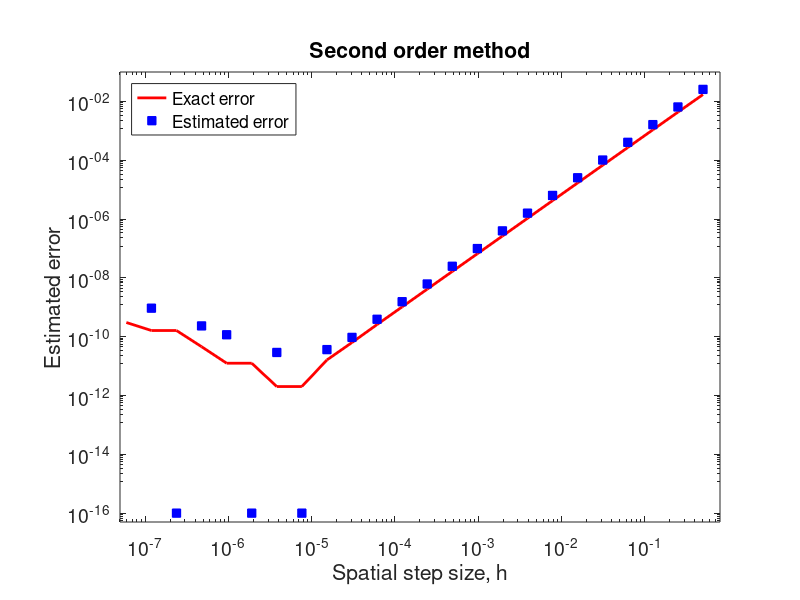

Write the MATLAB code that produced this figure.
%
% This code estimates the error of the second order numerical
% differentiation method and plots it as a function of the spatial step.
%
clear
figure(2)
clf reset
axes('position',[0.15,0.13,0.75,0.75])
%
h=2.^(-[1:24]);
n=size(h,2);
Th=zeros(1,n);
%
x=2.0;
for i=1:n,
  Th(i)=(sin(x+h(i))-sin(x-h(i)))/(2*h(i));
end
%
err_est=abs(Th(1:n-1)-Th(2:n))/(1-0.5)+1.0e-16;
T_ext=cos(x);
err_ext=abs(Th-T_ext);
%
loglog(h, err_ext,'r-','linewidth',2.0)
hold on
loglog(h(1:n-1), err_est,'bs','Markerfacecolor','b')
%
axis([5.0e-8,8.0e-1,5.0e-17,1.0e-1])
set(gca,'fontsize',14)
set(gca,'xtick',10.^[-7:-1])
set(gca,'ytick',10.^[-16:2:-2])
xlabel('Spatial step size, h')
ylabel('Estimated error')
title('Second order method')
legend('Exact error','Estimated error','Location','NorthWest')
%
%
